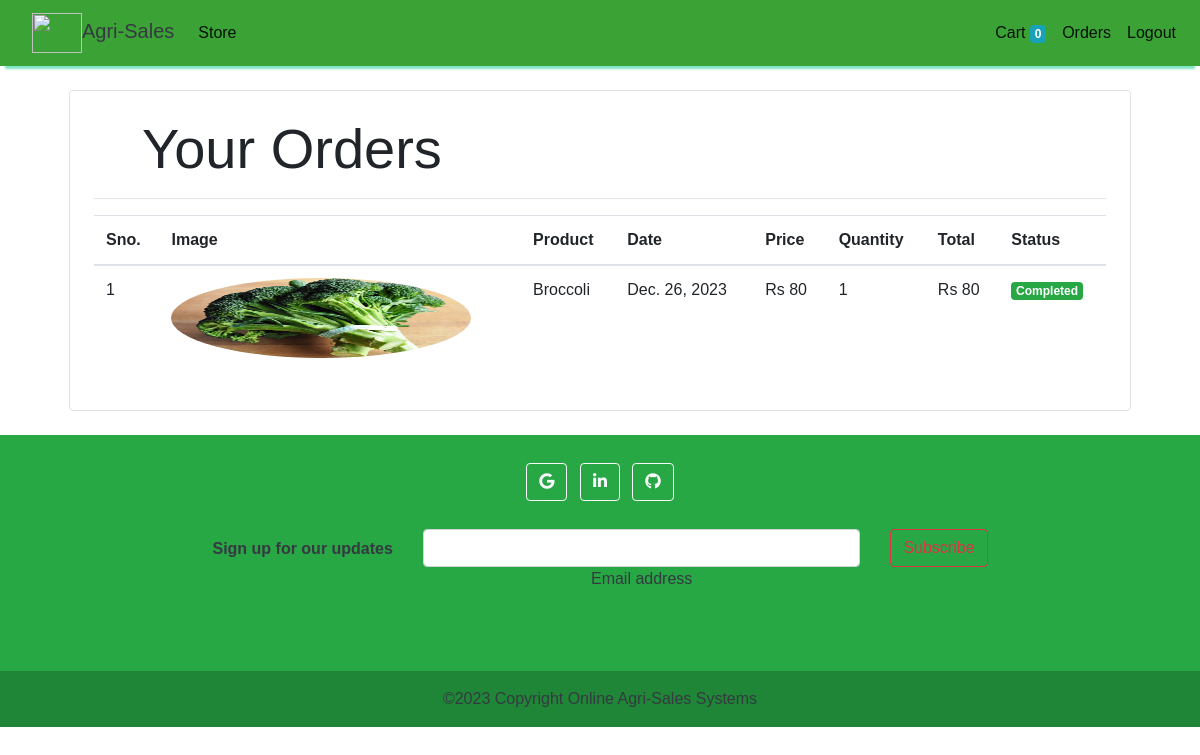
Screenshot of /orders (signed in) with the database file from the repository.
### store/models/orders.py (models this page shows, shortened)
class Order(models.Model):
    product = models.ForeignKey(Products,
                                on_delete=models.CASCADE)
    customer = models.ForeignKey(Customer,
                                 on_delete=models.CASCADE)
    quantity = models.IntegerField(default=1)
    price = models.IntegerField()
    address = models.CharField (max_length=50, default='', blank=True)
    phone = models.CharField (max_length=50, default='', blank=True)
    date = models.DateField (default=datetime.datetime.today)
    status = models.BooleanField (default=False)
    @staticmethod
    def get_orders_by_customer(customer_id):
        return Order.objects.filter(customer=customer_id).order_by('-date')

### store/models/product.py (models this page shows, shortened)
class Products(models.Model):
    name = models.CharField(max_length=60)
    price= models.IntegerField(default=0)
    category= models.ForeignKey(Category,on_delete=models.CASCADE,default=1 )
    description= models.CharField(max_length=250, default='', blank=True, null= True)
    image= models.ImageField(upload_to='uploads/products/')

### store/middlewares/auth.py (the view)
    def middleware(request):
        print(request.session.get('customer'))
        returnUrl = request.META['PATH_INFO']
        print(request.META['PATH_INFO'])
        if not request.session.get('customer'):
           return redirect(f'login?return_url={returnUrl}')
        response = get_response(request)
        return response

### store/templatetags/custom_filter.py (called while the page is built)
@register.filter(name='currency')
def currency(number):
    return "Rs "+str(number)

@register.filter(name='multiply')
def multiply(number , number1):
    return number * number1

### store/views/orders.py (called while the page is built)
    def get(self , request ):
        customer = request.session.get('customer')
        orders = Order.get_orders_by_customer(customer)
        print(orders)
        return render(request , 'orders.html'  , {'orders' : orders})

### store/templates/orders.html
{% extends 'base.html' %}
{% block content %}
{% load cart %}
{% load custom_filter %}
<div class="container">
   <div class="border rounded p-4 m-4">
        <p class="display-4 pl-4 ml-4">Your Orders</p>
        <hr>
        <table class="table">
            <thead>
                <tr>
                    <th>Sno.</th>
                    <th>Image</th>
                    <th>Product</th>
                    <th>Date</th>
                    <th>Price</th>
                    <th>Quantity</th>
                    <th>Total</th>
                    <th>Status</th>
                </tr>
            </thead>
            <tbody>
                {% for order in orders %}
                <tr>
                    <td>{{forloop.counter}}</td>
                    <td><img style="height: 80px;" class="rounded-circle" src="{{order.product.image.url}}" alt=""></td>
                    <td>{{order.product.name}}</td>
                    <td>{{order.date}}</td>
                    <td>{{order.price|currency}}</td>
                    <td>{{order.quantity}}</td>
                    <td>{{order.quantity|multiply:order.price|currency}}</td>
                    {% if order.status %}
                    <td><small class="badge badge-success">Completed</small></td>
                    {%else%}
                    <td><small class="badge badge-warning">Pending</small></td>
                    {% endif %}
                </tr>
                {% endfor %}
            </tbody>
        </table>
   </div>
</div>
{% endblock %}

### store/templates/base.html (style rules this page uses)
img { height:500px; width:300px; }
body { font-family: 'Nunito', sans-serif; }

### rows the page displays
Order: product.image (picture), product.name "Broccoli", date "Dec. 26, 2023", price "Rs 80", quantity "1", quantity|multiply "Rs 80", status "Completed"

### other values shown
{{ request.session.cart.keys|length }} "0"
